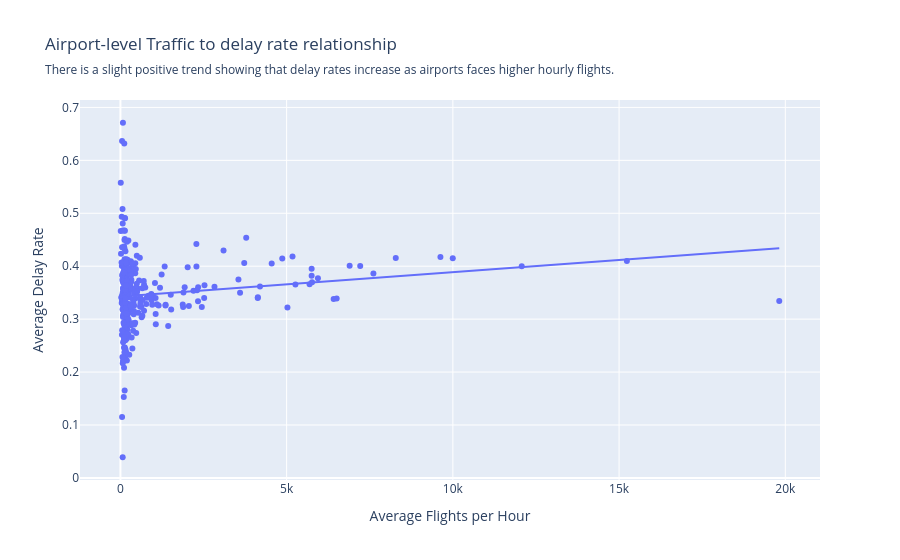

Write notebook code for a chart like this one.
### Code cell
px.scatter(
    airports,
    x = 'avg_flights_per_hour',
    y = 'AVG_DELAY_RATE',
    labels = {'avg_flights_per_hour': 'Average Flights per Hour',
              'AVG_DELAY_RATE': 'Average Delay Rate'},
    title = 'Airport-level Traffic to delay rate relationship',
    subtitle= 'There is a slight positive trend showing that delay rates increase as airports faces higher hourly flights.',
    trendline='ols'
)

### Figure 1 — Plotly figure (JSON) as saved in the notebook; plotly's stock layout.template omitted (floating-point values rounded to 4 significant figures; data arrays with more than 128 entries replaced by an {"elided": "..."} marker saying what was removed)
{"data": [{"hovertemplate": "Average Flights per Hour=%{x}<br>Average Delay Rate=%{y}<extra></extra>", "legendgroup": "", "marker": {"color": "#636efa", "symbol": "circle"}, "mode": "markers", "name": "", "orientation": "v", "showlegend": false, "type": "scatter", "x": {"elided": "322 float values"}, "xaxis": "x", "y": {"elided": "322 float values"}, "yaxis": "y"}, {"hovertemplate": "<b>OLS trendline</b><br>AVG_DELAY_RATE = 4.60689e-06 * avg_flights_per_hour + 0.342531<br>R<sup>2</sup>=0.021678<br><br>Average Flights per Hour=%{x}<br>Average Delay Rate=%{y} <b>(trend)</b><extra></extra>", "legendgroup": "", "marker": {"color": "#636efa", "symbol": "circle"}, "mode": "lines", "name": "", "showlegend": false, "type": "scatter", "x": {"elided": "322 float values"}, "xaxis": "x", "y": {"elided": "322 float values"}, "yaxis": "y"}], "layout": {"legend": {"tracegroupgap": 0}, "title": {"subtitle": {"text": "There is a slight positive trend showing that delay rates increase as airports faces higher hourly flights."}, "text": "Airport-level Traffic to delay rate relationship"}, "xaxis": {"anchor": "y", "domain": [0, 1], "title": {"text": "Average Flights per Hour"}}, "yaxis": {"anchor": "x", "domain": [0, 1], "title": {"text": "Average Delay Rate"}}}}
